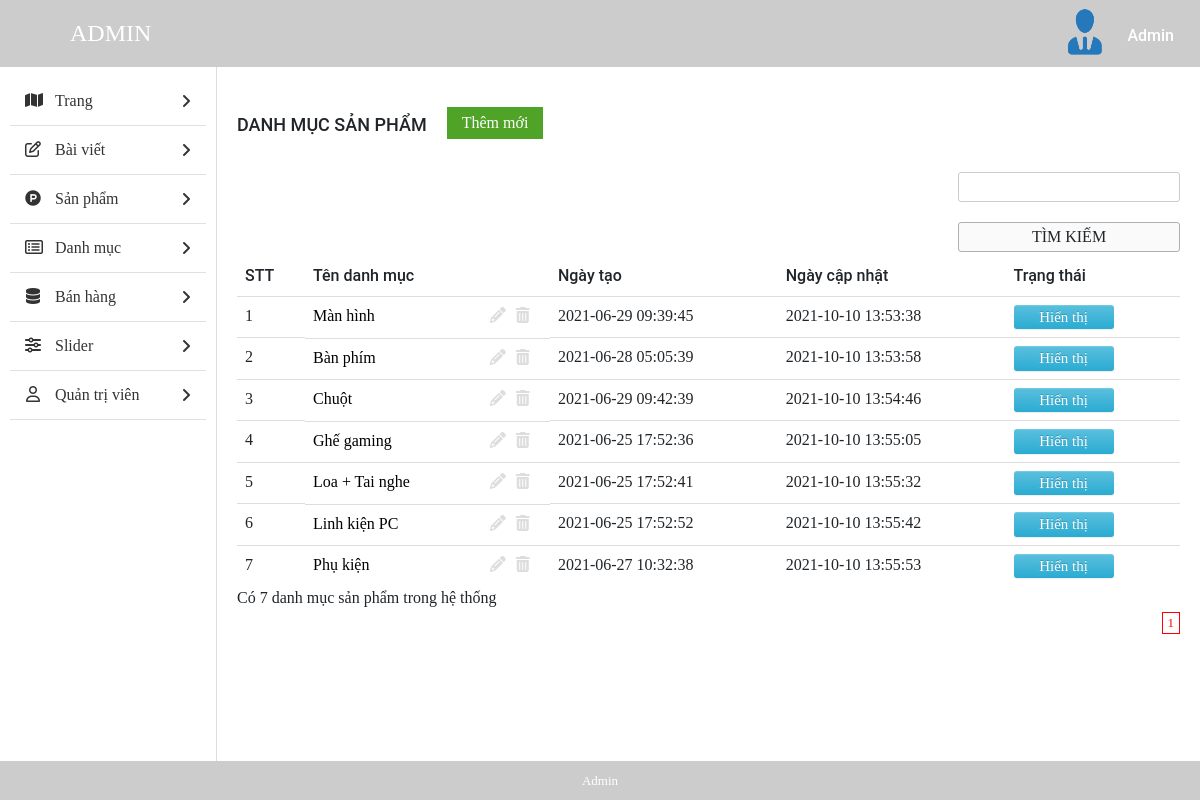
The app's page /XTStore/admin/index.php?mod=product_cat&act=main (signed in) with its own data.
### tables this page shows
CREATE TABLE `category` (
  `cat_id` int(11) NOT NULL,
  `cat_name` varchar(50) NOT NULL,
  `created_at` timestamp NOT NULL DEFAULT current_timestamp(),
  `updated_at` timestamp NULL DEFAULT current_timestamp() ON UPDATE current_timestamp(),
  `status` tinyint(4) NOT NULL DEFAULT 0
);

### XTStore/admin/lib/users.php (called while the page is built, shortened)
<?php
function is_login_admin() {
    if (isset($_SESSION['is_login_admin']))
        return TRUE;
    return FALSE;
}
function info_user($field = 'id') {
    $list_users = db_fetch_array("SELECT * FROM `admin`");
    if (isset($_SESSION['is_login_admin'])) {
        foreach ($list_users as $admin) {
            if ($_SESSION['user_login_admin'] == $admin['username']) {
                if (array_key_exists($field, $admin)) {
                    return $admin[$field];
                }
            }
        }
    }
    return FALSE;
}
?>

### XTStore/admin/db/database.php (called while the page is built, shortened)
<?php
function db_query($query_string) {
    global $conn;
    $result = mysqli_query($conn, $query_string);
    return $result;
}
function db_fetch_array($query_string) {
    $result = array();
    $mysqli_result = db_query($query_string);
    while ($row = mysqli_fetch_assoc($mysqli_result)) {
        $result[] = $row;
    }
    return $result;
}
function db_num_rows($query_string) {
    $mysqli_result = db_query($query_string);
    return mysqli_num_rows($mysqli_result);
}
?>

### XTStore/admin/lib/cat.php (called while the page is built, shortened)
<?php
function get_product_cat($start, $num_per_page) {
    $result = db_fetch_array("SELECT * FROM `category` LIMIT {$start}, {$num_per_page}");
    return $result;
}
?>

### XTStore/admin/modules/product_cat/main.php (the view, shortened to what this page needs)
<?php
get_header();
?>
<?php
$sql = "SELECT * FROM `category`";
$result = mysqli_query($conn, $sql);
$num_rows = mysqli_num_rows($result);
$number_rows = db_num_rows("SELECT * FROM `category`");
$num_per_page = 8;
$total_row = $number_rows;
$num_page = ceil($total_row / $num_per_page);
$page = isset($_GET['page']) ? (int) $_GET['page'] : 1;
$start = ($page - 1) * $num_per_page;
$list_cat = get_product_cat($start, $num_per_page);
?>
<div id="main-content-wp" class="list-cat-page">
    <div class="wrap clearfix">
        <?php
        get_sidebar();
        ?>
        <div id="content" class="fl-right">
            <div class="section" id="title-page">
                <div class="clearfix">
                    <h3 id="index" class="fl-left">Danh mục sản phẩm</h3>
                    <a href="?mod=product_cat&act=add" title="" id="add-new"></i>Thêm mới</a>
                </div>
            </div>
            <div class="section" id="detail-page">
                <div class="section-detail">
                    <div class="filter-wp clearfix">
                        <form method="post" class="form-s fl-right" action="?mod=search&act=search_product_cat">
                            <input type="text" name="keyword" id="s">
                            <input type="submit" name="btn_search" value="Tìm kiếm">
                        </form>
                    </div>
                    <?php
                    if (!empty($list_cat)) {
                        ?>
                        <div class="table-responsive">
                            <table class="table list-table-wp">
                                <thead>
                                    <tr>
                                        <td><span class="thead-text">STT</span></td>
                                        <td><span class="thead-text">Tên danh mục</span></td>
                                        <td><span class="thead-text">Ngày tạo</span></td>
                                        <td><span class="thead-text">Ngày cập nhật</span></td>
                                        <td><span class="thead-text">Trạng thái</span></td>
                                    </tr>
                                </thead>
                                <tbody>
                                    <?php
                                    $temp = $start;
                                    foreach ($list_cat as $cat) {
                                        $temp++;
                                        ?>
                                        <tr>
                                            <td><span class="tbody-text"><?php echo $temp; ?></h3></span>
                                            <td class="clearfix">
                                                <div class="tb-title fl-left">
                                                    <a href="" title=""><?php echo $cat['cat_name']; ?></a>
                                                </div>
                                                <ul class="list-operation fl-right">
                                                    <li><a href="<?php echo $cat['url_update']; ?>" title="Sửa" class="edit"><i class="fa fa-pencil" aria-hidden="true"></i></a></li>
                                                    <li><a href="<?php echo $cat['url_delete']; ?>" title="Xóa" onclick="return confirmAction_product_cat()" class="delete"><i class="fa fa-trash" aria-hidden="true"></i></a></li>
                                                </ul>
                                            </td>
                                            <td><span class="tbody-text"><?php echo $cat['created_at']; ?></span></td>
                                            <td><span class="tbody-text"><?php echo $cat['updated_at']; ?></span></td>
                                            <td>
                                                <span class="tbody-text">
                                                    <a href="?mod=product_cat&act=error_action&cat_id=<?php echo $cat['cat_id'] ?>" class="btn btn-xs <?php echo $cat['status'] == 1 ? 'btn-info' : 'btn-default' ?>">
                                                        <?php echo $cat['status'] == 1 ? 'Hiển thị' : 'Không' ?>
                                                    </a>
                                                </span>
                                            </td>
                                        </tr>
                                        <?php
                                    }
                                    ?>
                                </tbody>
                            </table>
                        </div>
                        <?php
                    }
                    ?>
                </div>
                <p class="num_rows">Có <?php echo $num_rows; ?> danh mục sản phẩm trong hệ thống</p>
            </div>
            <div class="section" id="paging-wp">
                <div class="section-detail clearfix">
                    <?php
                    echo get_pagging($num_page, $page, "?mod=product_cat&act=main");
                    ?>
                </div>
            </div>
        </div>
    </div>
</div>
<?php
get_footer();
?>

### XTStore/admin/index.php (shortened to what this page needs)
<?php
require 'db/database.php';
require 'lib/template.php';
require 'lib/users.php';
require 'lib/pagging.php';
require 'lib/cat.php';
?>
<?php
$mod = !empty($_GET['mod']) ? $_GET['mod'] : 'home';
$act = !empty($_GET['act']) ? $_GET['act'] : 'main';
$path = "modules/{$mod}/{$act}.php";
if (file_exists($path)) {
    require $path;
} else {
    require './inc/404.php';
}
?>

### XTStore/admin/lib/template.php
<?php
function get_header($version='') {
    if (!empty($version)) {
        $path_header = "inc/header-{$version}.php";
    } else {
        $path_header = "inc/header.php";
    }
    if (file_exists($path_header)) {
        require $path_header;
    } else {
        echo "Không tồn tại đường dẫn {$path_header}";
    }
}
function get_footer() {
    $path_footer = "inc/footer.php";
    if (file_exists($path_footer)) {
        require $path_footer;
    } else {
        echo "Không tồn tại đường dẫn {$path_footer}";
    }
}
function get_sidebar() {
    $path_sidebar = "inc/sidebar.php";
    if (file_exists($path_sidebar)) {
        require $path_sidebar;
    } else {
        echo "Không tồn tại đường dẫn {$path_sidebar}";
    }
}
?>

### XTStore/admin/inc/header.php (shortened to what this page needs)
<!DOCTYPE html>
<html>
<head>
	<link href="public/css/bootstrap/bootstrap.min.css" rel="stylesheet" type="text/css" />
	<link href="public/css/bootstrap/bootstrap-theme.min.css" rel="stylesheet" type="text/css" />
	<link href="public/css/bootstrap/sb-admin.css" rel="stylesheet" type="text/css" />
	<link href="public/reset.css" rel="stylesheet" type="text/css" />
	<link href="public/style.css" rel="stylesheet" type="text/css" />
	<link href="public/responsive.css" rel="stylesheet" type="text/css" />
	<link href="public/esset/vendor/datatables/dataTables.bootstrap4.css" rel="stylesheet">
	<link href="public/esset/css/sb-admin.css" rel="stylesheet">
</head>
<body>
	<div id="site">
		<div id="container">
			<div id="header-wp">
				<div class="wp-inner clearfix">
					<a href="?page=list_post" title="" id="logo" class="fl-left">ADMIN</a>
					<div id="dropdown-user" class="dropdown dropdown-extended fl-right">
						<button class="dropdown-toggle clearfix" type="button" data-toggle="dropdown" aria-haspopup="true" aria-expanded="true">
							<div id="thumb-circle" class="fl-left">
								<img src="uploads/<?php if (is_login_admin()) echo info_user('avatar'); ?>" class="img-admin" alt="">
							</div>
							<h3 id="account" class="fl-right"><?php if (is_login_admin()) echo info_user('fullname'); ?></h3>
						</button>
					</div>
				</div>
			</div>

### XTStore/admin/inc/sidebar.php (shortened to what this page needs)
<div id="sidebar" class="fl-left">
    <ul id="sidebar-menu">
        <li class="nav-item">
            <a href="" title="" class="nav-link nav-toggle">
                <span class="fa fa-map icon"></span>
                <span class="title">Trang</span>
            </a>
        </li>
        <li class="nav-item">
            <a href="" title="" class="nav-link nav-toggle">
                <span class="fa fa-pencil-square-o icon"></span>
                <span class="title">Bài viết</span>
            </a>
        </li>
        <li class="nav-item">
            <a href="" title="" class="nav-link nav-toggle">
                <span class="fa fa-product-hunt icon"></span>
                <span class="title">Sản phẩm</span>
            </a>
        </li>
        <li class="nav-item">
            <a href="" title="" class="nav-link nav-toggle">
                <span class="far fa-list-alt icon"></span>
                <span class="title">Danh mục</span>
            </a>
        </li>
        <li class="nav-item">
            <a href="" title="" class="nav-link nav-toggle">
                <span class="fa fa-database icon"></span>
                <span class="title">Bán hàng</span>
            </a>
        </li>
        <li class="nav-item">
            <a href="#" title="" class="nav-link nav-toggle">
                <i class="fa fa-sliders" aria-hidden="true"></i>
                <span class="title">Slider</span>
            </a>
        </li>
        <li class="nav-item">
            <a href="" title="" class="nav-link nav-toggle">
                <span class="far fa-user icon"></span>
                <span class="title">Quản trị viên</span>
            </a>
        </li>
    </ul>
</div>

### XTStore/admin/lib/pagging.php (shortened to what this page needs)
<?php
function get_pagging($num_page, $page, $base_url = "") {
    $str_pagging = "<ul id='list-paging' class='fl-right'>";
    for($i = 1; $i <= $num_page; $i++){
        $active = "";
        if($i == $page){
            $active = "class = 'active'";
        }
        $str_pagging .= "<li $active><a href = \"{$base_url}&page={$i}\">{$i}</a></li>";
    }
    $str_pagging .= "</ul>";
    return $str_pagging;
}
?>

### XTStore/admin/inc/footer.php
<div id="footer-wp">
    <div class="wp-inner">
        <p id="copyright">Admin</p>
    </div>
</div>
</div>
</div>
</body>
</html>

### XTStore/admin/public/css/import/global.css (style rules this page uses)
body { font-family: "Roboto Regular"; font-size: 14px; line-height: 24px; color: #333; }
.fl-left { float: left; }
.fl-right { float: right; }
img { max-width: 100%; height: auto; display: block; }
ul li { list-style: none!important; }
a { text-decoration: none!important; }
.dropdown .dropdown-toggle { background: none; border: none; outline: none; }

### XTStore/admin/public/css/import/list_post.css (style rules this page uses)
#header-wp { background:#ccc; }
#logo { font-family: 'Roboto Bold'; font-weight: normal; color: #fff; font-size: 24px; padding: 15px 70px; }
#thumb-circle { display: block; margin-top: 5px; width: 55px; }
#account { font-family: 'Roboto Medium'; font-weight: normal; color: #fff; padding: 23px 20px 14px 14px; }
#sidebar { width: 18%; padding: 10px; }
#content { width: 82%; border-left: 1px solid #ddd; padding: 20px; }
#add-new { display: inline-block; color: #fff; background: #4fa327; padding: 4px 15px; margin: 20px; }
#index { font-family: 'Roboto Medium'; font-weight: normal; text-transform: uppercase; font-size: 18px; padding: 24px 0px; }
.list-table-wp thead tr td { font-family: 'Roboto Medium'; font-weight: normal; }
.list-operation li { float: left; }
.list-operation li a { display: block; padding: 0px 5px; color: #ddd; }
.tb-title { width: 75%; display: -webkit-box; -webkit-line-clamp: 1; -moz-line-clamp: 1; -o-line-clamp: 1; -webkit-box-orient: vertical; -moz-box-orient: vertical; -o-box-orient: vertical; max-height: 100%; overflow: hidden; }
.list-operation { width: 25%; }
#list-paging li { float: left; }
#list-paging li a { display: inline-block; color: #555; font-size: 13px; padding: 0px 5px; }
#list-paging li.active a { border: 1px solid #f00; color: #f00; }
#copyright { display: block; text-align: center; color: #fff; font-size: 13px; background:#ccc; padding: 10px 0px; }
.filter-wp { margin-bottom: 5px;margin-top: 10px; }
.form-s input[type="text"], .form-actions select { border-radius: 3px; border: 1px solid #ccc; padding: 2px 10px; }
.form-s input[type="submit"], .form-actions input[type="submit"] { border-radius: 3px; border: 1px solid #afafaf; padding: 2px 15px; background: #fafafa; }
.btn-info { text-align: center; display: block; width: 70px!important; padding: 1px 5px; font-size: 12px; line-height: 1.5; border-radius: 3px; color: #fff; background-color: #5bc0de; border-color: #46b8da; font-size: 15px; }
.btn-xs { text-align: center; display: block; width: 100px!important; padding: 1px 5px; font-size: 12px; line-height: 1.5; border-radius: 3px; font-size: 15px; color: #fff; }

### XTStore/admin/public/css/import/info_account.css (style rules this page uses)
.img-admin { border-radius: 50%; height: 53px; }

### XTStore/admin/public/css/import/sidebar.css (style rules this page uses)
#sidebar-menu .nav-item .nav-link { position: relative; display: block; color: #333; text-decoration: none!important; padding: 12px 15px; border-bottom: 1px solid #e0e0e0; }
#sidebar-menu .nav-item .nav-link .icon { display: inline-block; font-size: 16px; line-height: normal; width: 1em; text-align: center; }
#sidebar-menu .nav-item .nav-link .title { display: inline-block; padding-left: 10px; }

### XTStore/admin/public/css/import/menu.css (style rules this page uses)
#logo { border-radius: 50%; }

### XTStore/admin/public/css/import/update.css (style rules this page uses)
input { display: block; margin-bottom : 10px; }
input[type='text'], input[type='password'], input[type='email'] { padding: 5px 10px; border: 1px solid #dedede; width: 100%; }
input[type='submit'] { margin-top: 20px; display: block; padding: 9px 10px; text-align: center; background: #4fa327; border: none; width: 100%; text-transform: uppercase; cursor: pointer; }

### XTStore/admin/public/css/import/detail_order.css (style rules this page uses)
.table { margin-bottom: 0!important; }

### records on screen
category: cat_name "Màn hình", created_at "2021-06-29 09:39:45", updated_at "2021-10-10 13:53:38", status "Hiển thị"
category: cat_name "Bàn phím", created_at "2021-06-28 05:05:39", updated_at "2021-10-10 13:53:58", status "Hiển thị"
category: cat_name "Chuột", created_at "2021-06-29 09:42:39", updated_at "2021-10-10 13:54:46", status "Hiển thị"
category: cat_name "Ghế gaming", created_at "2021-06-25 17:52:36", updated_at "2021-10-10 13:55:05", status "Hiển thị"
category: cat_name "Loa + Tai nghe", created_at "2021-06-25 17:52:41", updated_at "2021-10-10 13:55:32", status "Hiển thị"
category: cat_name "Linh kiện PC", created_at "2021-06-25 17:52:52", updated_at "2021-10-10 13:55:42", status "Hiển thị"
category: cat_name "Phụ kiện", created_at "2021-06-27 10:32:38", updated_at "2021-10-10 13:55:53", status "Hiển thị"

### other values on screen
info_user('fullname') "Admin"
$num_rows "7"
